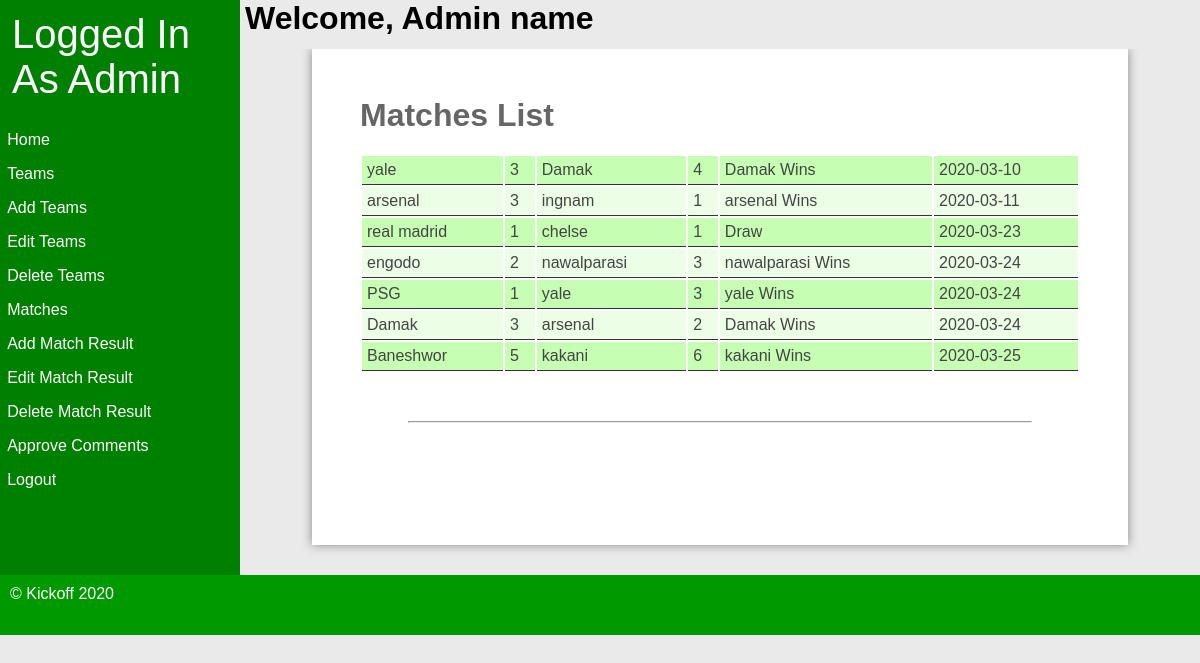
Page /admin_match.php (signed in) on the committed database.
### tables this page shows
CREATE TABLE `matches` (
  `match_id` int(11) NOT NULL,
  `team1_id` int(11) NOT NULL,
  `team2_id` int(11) NOT NULL,
  `date_of_match` date NOT NULL,
  `team1_score` int(11) NOT NULL,
  `team2_score` int(11) NOT NULL
);

CREATE TABLE `teams` (
  `team_id` int(11) NOT NULL,
  `team_name` varchar(255) NOT NULL,
  `points` int(11) NOT NULL
);

### admin_match.php (the view, shortened to what this page needs)
<?php require 'databaseconnection.php';
 require 'admin_header.php';
$findMatches = $connectDatabase->prepare('SELECT m.*, t.team_name name1, t2.team_name name2 FROM matches m LEFT JOIN teams t ON m.team1_id = t.team_id LEFT JOIN teams t2 ON m.team2_id = t2.team_id ORDER BY date_of_match ASC;');
$findMatches->execute();
 ?>
			<div class="admin-main">
				<h1 class="admin-welcome">Welcome, Admin name</h1>
				<div class="admin-main-content">
						<main class="home">
							<h1>Matches List</h1>
							<table class="matches">
									<tbody>
										<?php foreach ($findMatches as $matchValues) {?>
										<tr>
											<td><?php echo $matchValues['name1']; ?></td>
											<td><?php echo $matchValues['team1_score']; ?></td>
											<td><?php echo $matchValues['name2']; ?></td>
											<td><?php echo $matchValues['team2_score']; ?></td>
											<?php if($matchValues['team1_score'] > $matchValues['team2_score'] ){?>
												<td><?php echo $matchValues['name1']?> Wins </td>
											<?php
											}
											if($matchValues['team1_score'] == $matchValues['team2_score'] ){ ?>
												<td>Draw</td>
											<?php }if($matchValues['team1_score'] < $matchValues['team2_score'] ){?>
												<td><?php echo $matchValues['name2']?> Wins </td>
											<?php 	}
											?>
											<td><?php echo $matchValues['date_of_match'] ?></td>
										</tr>
										<?php } ?>
									</tbody>
							</table>
							<hr />
						</main>
				</div>
			</div>
		</div>
<?php require'footer.php'; ?>

### styles.css (style rules this page uses)
* { margin: 0; padding: 0; }
html { font-family: 'Oxygen-Regular', verdana, sans-serif; }
body { background-color: #eaeaea; }
main { min-height: 50vh; background-color: #fff; width: 70vw; display: block; margin: auto; box-shadow: 0px 0px 10px #888; color:#444; }
.home { padding: 4vw; width: 60vw; }
hr { margin: 3em; }
table tr:nth-child(odd) td { background-color: #c6ffb3; }
table tr:nth-child(even) td { background-color: #ecffe6; }
table { width: 100%; margin-top: 20px; }
td { padding: 5px; border-bottom: 1px solid #333; }
main h1 { color: #666; margin-bottom: 0.5em; }
.admin-main { width: 80%; height: 100%; }
.admin-welcome { width: 50%; height: 5%; margin-left: 5px; }
.admin-main-content { width: 100%; height: 95%; overflow-x: hidden; overflow-y: auto; margin-top: 20px; }

### rows in the picture
matches: team1.team_name "yale", team1_score "3", team2.team_name "Damak", team2_score "4", date_of_match "2020-03-10"
matches: team1.team_name "arsenal", team1_score "3", team2.team_name "ingnam", team2_score "1", date_of_match "2020-03-11"
matches: team1.team_name "real madrid", team1_score "1", team2.team_name "chelse", team2_score "1", shows "Draw", date_of_match "2020-03-23"
matches: team1.team_name "engodo", team1_score "2", team2.team_name "nawalparasi", team2_score "3", date_of_match "2020-03-24"
matches: team1.team_name "PSG", team1_score "1", team2.team_name "yale", team2_score "3", date_of_match "2020-03-24"
matches: team1.team_name "Damak", team1_score "3", team2.team_name "arsenal", team2_score "2", date_of_match "2020-03-24"
matches: team1.team_name "Baneshwor", team1_score "5", team2.team_name "kakani", team2_score "6", date_of_match "2020-03-25"
